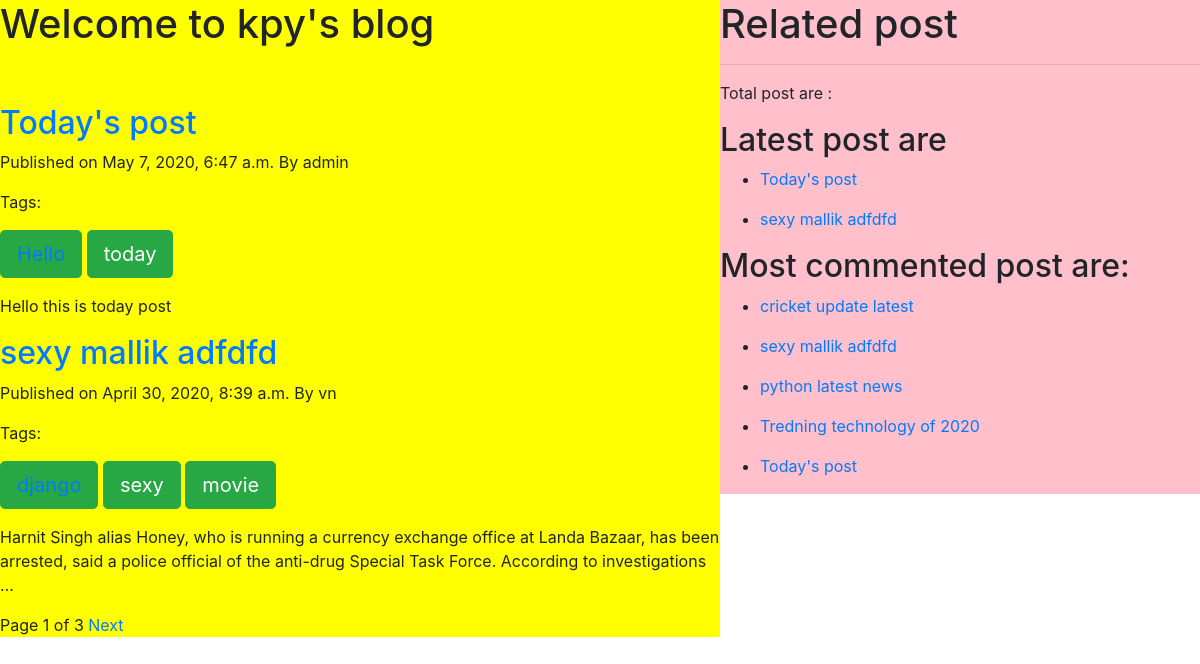
The page / on the database its author committed.
### testapp/models.py (models this page shows, shortened)
class post(models.Model):
    STATUS_CHOICES=(('draft','Draft'),('published','Published'))
    title=models.CharField(max_length=300)
    slug=models.SlugField(max_length=254)
    author=models.ForeignKey(User,related_name='blog_posts',on_delete=models.CASCADE)
    body=models.TextField()
    publish=models.DateTimeField(default=timezone.now)
    created=models.DateTimeField(auto_now_add=True)
    updated=models.DateTimeField(auto_now=True)
    status=models.CharField(max_length=10,choices=STATUS_CHOICES,default='draft')
    tags=TaggableManager()
    class Meta:
        ordering=['-publish']

### testapp/views.py (the view)
# urls.py: path('',views.post_view),
def post_view(request,t_name=None):
    post_data=post.objects.all()
    latest=post_data.order_by('-created')[:2]#to get latest post
    most_commented=post_data.annotate(c_c=Count('comments')).order_by('-c_c')
    tag=None
    if t_name:
        tag=get_object_or_404(Tag,name=t_name)
        post_data=post_data.filter(tags__in=[tag])
    paginator=Paginator(post_data,2)
    page_number=request.GET.get('page')
    try:
        post_data=paginator.page(page_number)
    except PageNotAnInteger:
        post_data=paginator.page(1)
    except EmptyPage:
        post_data=paginator.page(paginator.num_pages)
    return render(request,'testapp/home.html',{'post_data':post_data,'tag':tag,'latest':latest,'most':most_commented})

### templates/testapp/home.html (shortened to what this page needs)
{%extends 'testapp/base.html'%}
{%block contain%}
<h1>Welcome to kpy's blog</h1><br><br>
{%if tag%}
<h2>Your related tag:{{tag.name}} result below</h2>
{%for data in post_data%}
<h2><a href="/{{data.id}}/{{data.slug}}">{{data.title}}</a> </h2>
<p>Published on {{data.publish}} By {{data.author}}</p>
{{data.body|truncatewords:30|linebreaks}}
{%endfor%}
{%include 'testapp/paginator.html' with page=post_data%}
{%else%}
{%for data in post_data%}
<h2><a href="/{{data.id}}/{{data.slug}}">{{data.title}}</a> </h2>
<p>Published on {{data.publish}} By {{data.author}}</p>
<p>Tags:{% for each in data.tags.all%} <a href="{%url 'second' each.name%}"><div class="btn btn-lg btn-success">
{{each.name}}</div></a>{%endfor%}</p>
{{data.body|truncatewords:30|linebreaks}}
{%endfor%}
{%include 'testapp/paginator.html' with page=post_data%}
{%endif%}
{%endblock%}
{%block sidebar%}
<h1>Related post</h1><hr>
<p>Total post are : </p>
<h2>Latest post are</h2>
{%for each in latest%}
<ul>
  <li><a href="/{{each.id}}/{{each.slug}}"">{{each.title}}</a></li>
</ul>
{%endfor%}
<h2>Most commented post are:</h2>
{%for each in most%}
<ul>
  <li><a href="/{{each.id}}/{{each.slug}}"">{{each.title}}</a></li>
</ul>
{%endfor%}
{%endblock%}

### templates/testapp/base.html (shortened to what this page needs)
<!DOCTYPE html>
{%load static%}
<html lang="en" dir="ltr">
  <head>
    <link rel="stylesheet" href="https://stackpath.bootstrapcdn.com/bootstrap/4.4.1/css/bootstrap.min.css">
<link rel="stylesheet" href="{%static "css/demoo.css"%}">
  </head>
  <body>
    <div class="contain">
      {%block contain%}
      {%endblock%}
    </div>
    <div class="sidebar">
      {%block sidebar%}
      {%endblock%}
    </div>
  </body>
</html>

### templates/testapp/paginator.html (shortened to what this page needs)
<div class="paginator">
  <span>Page {{page.number}}  of {{page.paginator.num_pages}}</span>
  {%if page.has_next%}
  <a href="?page={{page.next_page_number}}">Next</a>
  {%endif%}
</div>

### static/css/demoo.css (style rules this page uses)
.contain { width: 60%; float: left; background: yellow; }
.sidebar { width: 40%; float: right; background: pink; }

### rows shown on the page
post: title "Today's post", publish "May 7, 2020, 6:47 a.m.", author "admin", body "Hello this is today post"
Tag: name "today"
post: title "sexy mallik adfdfd", publish "April 30, 2020, 8:39 a.m.", author "vn", body "Harnit Singh alias Honey, who is running a currency exchange office at Landa Bazaar, has been arrested, said a police official of the anti-drug Special Task Force. According to investigations …"
Tag: name "sexy"
Tag: name "movie"
post: title "cricket update latest"
post: title "python latest news"
post: title "Tredning technology of 2020"

### other values the page prints
{{ page.number }} "1"
{{ page.paginator.num_pages }} "3"
